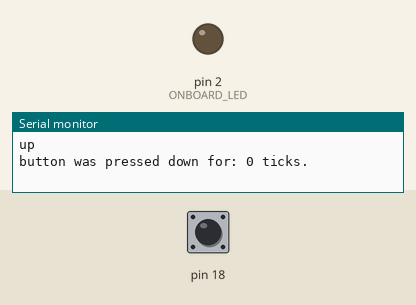
Recording of a sketch running on a simulated Arduino Uno, built with avr-gcc and run on an emulated ATmega328P. Parts: output pins drawn as LEDs (lit = HIGH), the last lines printed to the serial monitor. The inputs (shaded band) are chosen by the test bench; at power-on: pin 18 HIGH.

Above: at 1.2 s.
1.3 s: pin 18 pulled LOW for 0.15 s
At 1.37 s:
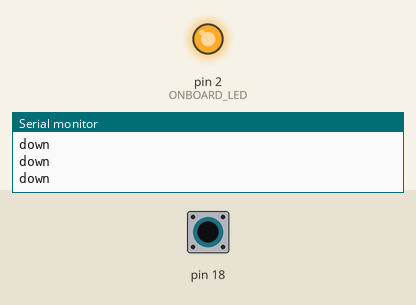
2.9 s: pin 18 pulled LOW for 3.2 s
At 7.2 s:
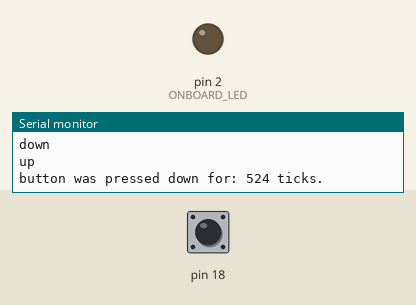
7.6 s: pin 18 driven LOW
At 8.1 s:
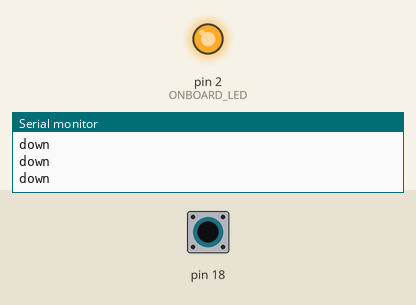
10.6 s: pin 18 driven HIGH
At 11.8 s:
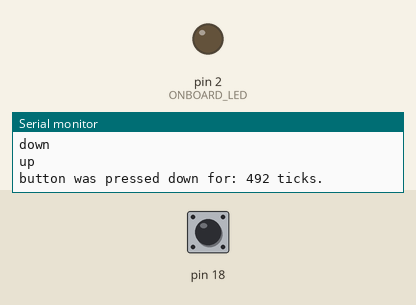
Timing chart, 0 to 13.1 s (numbered marks = the images above; inputs shaded):
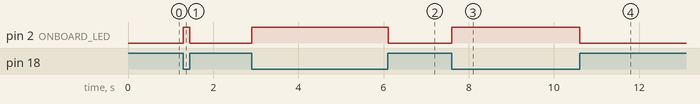

Measured:
- after the input at 1.3 s, pin 2 (ONBOARD_LED): LOW → HIGH at once, → LOW 0.15 s later
- after the input at 2.9 s, pin 2 (ONBOARD_LED): LOW → HIGH at once, → LOW 3.2 s later
- after the input at 7.6 s, pin 2 (ONBOARD_LED): LOW → HIGH at once
- after the input at 10.6 s, pin 2 (ONBOARD_LED): HIGH → LOW at once

The sketch:

First_scetch.ino
```cpp
#define ONBOARD_LED  2
boolean isPressedDown = false;
int pressedFor;

void setup() {
  pinMode(ONBOARD_LED, OUTPUT);
  pinMode(18, INPUT_PULLUP);
  Serial.begin(9600);
  pressedFor = 0;
}

void loop() {
  if (digitalRead(18)) {
    if (isPressedDown == false) {
      Serial.println("up");
      digitalWrite(ONBOARD_LED, LOW);
      isPressedDown = true;
      Serial.print("button was pressed down for: ");
      Serial.print(pressedFor);
      Serial.println(" ticks.");
      pressedFor = 0;
    }
  } else {
    pressedFor ++;
    digitalWrite(ONBOARD_LED, HIGH);
    Serial.println("down");
    isPressedDown = false;
  }
}
```
